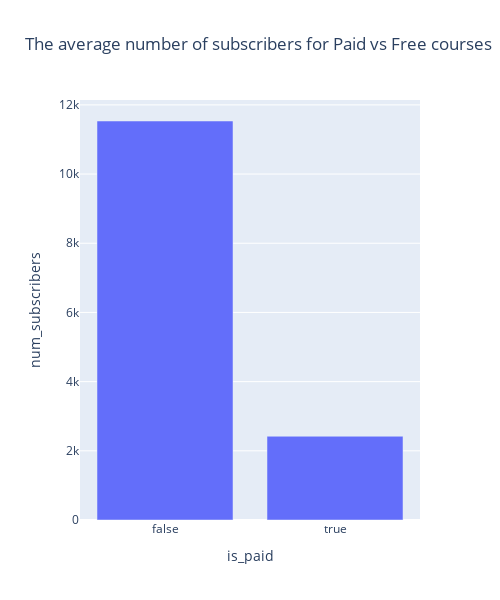

Notebook code for this chart:
### Code cell
udemy_groupby_paid = df.sort_values(by = 'num_subscribers', ascending = False).groupby('is_paid')
avg_subscription_rate = udemy_groupby_paid['num_subscribers'].agg('mean')

px.bar(avg_subscription_rate, y = 'num_subscribers', 
       title = 'The average number of subscribers for Paid vs Free courses',  
       width=500, height=600)

### Figure 1 — Plotly figure (JSON) as saved in the notebook; plotly's stock layout.template omitted (floating-point values rounded to 4 significant figures)
{"data": [{"alignmentgroup": "True", "hovertemplate": "is_paid=%{x}<br>num_subscribers=%{y}<extra></extra>", "legendgroup": "", "marker": {"color": "#636efa", "pattern": {"shape": ""}}, "name": "", "offsetgroup": "", "orientation": "v", "showlegend": false, "textposition": "auto", "type": "bar", "x": [false, true], "xaxis": "x", "y": [11530.0, 2421.0], "yaxis": "y"}], "layout": {"barmode": "relative", "height": 600, "legend": {"tracegroupgap": 0}, "title": {"text": "The average number of subscribers for Paid vs Free courses"}, "width": 500, "xaxis": {"anchor": "y", "domain": [0, 1], "title": {"text": "is_paid"}}, "yaxis": {"anchor": "x", "domain": [0, 1], "title": {"text": "num_subscribers"}}}}
